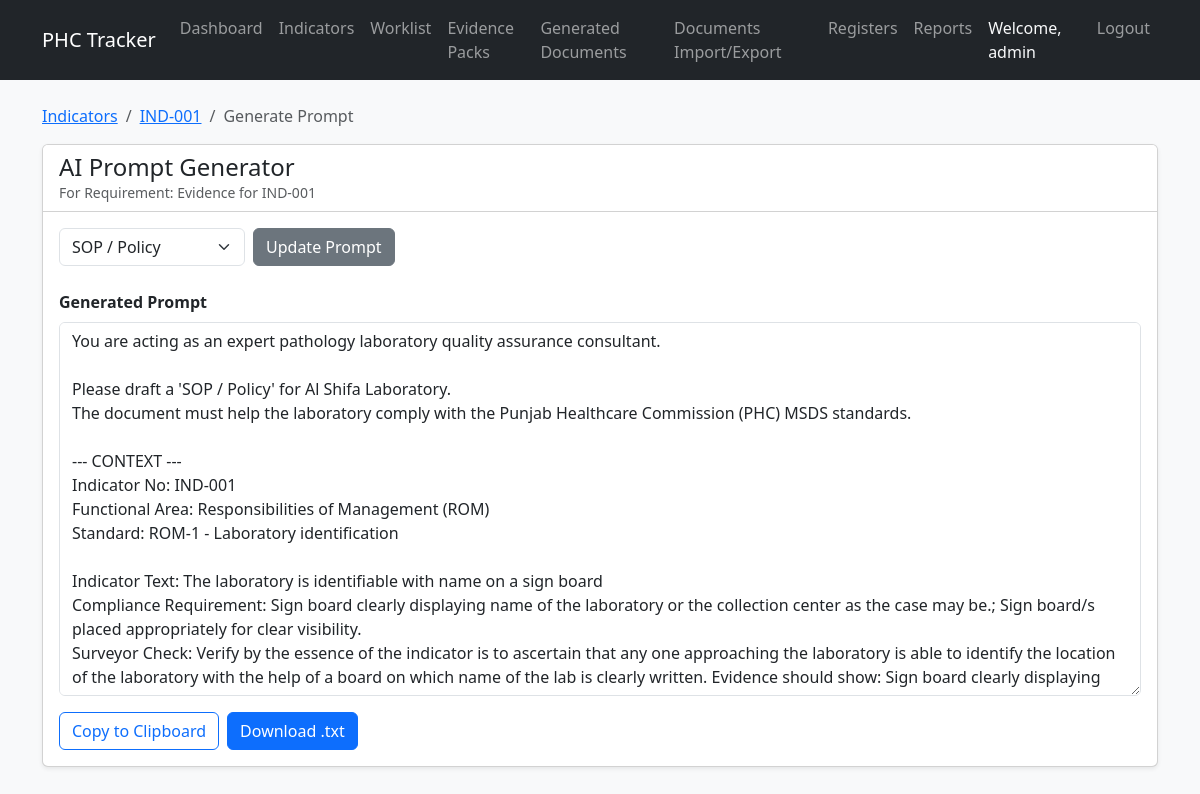
The app's page /indicators/1/prompt/1/ (signed in) with its own data.
### indicators/models.py (models this page shows, shortened)
class Indicator(models.Model):
    indicator_no = models.CharField(max_length=50, unique=True)
    functional_area_code = models.CharField(max_length=50)
    functional_area_name = models.CharField(max_length=255)
    standard_no = models.CharField(max_length=50)
    standard_code = models.CharField(max_length=50)
    standard_title = models.CharField(max_length=500)
    indicator_text = models.TextField()
    compliance_requirement = models.TextField(blank=True, null=True)
    surveyor_check = models.TextField(blank=True, null=True)
    scoring_note = models.TextField(blank=True, null=True)
    max_score = models.IntegerField(default=10)
    weightage_percent = models.IntegerField(default=100)
    partial_allowed = models.BooleanField(default=False)
    partial_score_percent = models.IntegerField(default=80)
    source_reference = models.CharField(max_length=255, blank=True, null=True)
    is_locked = models.BooleanField(default=True)
    created_at = models.DateTimeField(auto_now_add=True)
    updated_at = models.DateTimeField(auto_now=True)

### evidence/models.py (models this page shows, shortened)
class EvidenceRequirement(models.Model):
    indicator = models.ForeignKey(Indicator, on_delete=models.CASCADE, related_name='evidence_requirements')
    title = models.CharField(max_length=255)
    description = models.TextField(blank=True, null=True)
    evidence_type = models.CharField(max_length=50, choices=EvidenceType.choices, default=EvidenceType.OTHER)
    document_type = models.CharField(max_length=50, choices=DocumentType.choices, default=DocumentType.OTHER)
    ai_generation_mode = models.CharField(max_length=50, choices=AIGenerationMode.choices, default=AIGenerationMode.NO_AI_NEEDED)
    recurrence_mode = models.CharField(max_length=50, choices=RecurrenceMode.choices, default=RecurrenceMode.NONE)
    recurrence_frequency = models.CharField(max_length=100, blank=True, null=True)
    minimum_required_count = models.IntegerField(default=1)
    display_required = models.BooleanField(default=False)
    physical_verification_required = models.BooleanField(default=False)
    human_approval_required = models.BooleanField(default=False)
    upload_required = models.BooleanField(default=False)
    template_reusable = models.BooleanField(default=False)
    evidence_reuse_policy = models.CharField(max_length=100, blank=True, null=True)
    sort_order = models.IntegerField(default=0)
    active = models.BooleanField(default=True)
    created_at = models.DateTimeField(auto_now_add=True)
    updated_at = models.DateTimeField(auto_now=True)

### indicators/views.py (the view)
# urls.py: path('<int:pk>/prompt/<int:req_pk>/', views.generate_prompt_view, name='generate_prompt'),
@login_required
def generate_prompt_view(request, pk, req_pk):
    indicator = get_object_or_404(Indicator, pk=pk)
    requirement = get_object_or_404(EvidenceRequirement, pk=req_pk, indicator=indicator)
    prompt_type = request.GET.get('type', 'SOP / Policy')
    prompt_text = generate_ai_prompt(indicator, requirement, prompt_type)
    if request.GET.get('download'):
        response = HttpResponse(prompt_text, content_type='text/plain')
        response['Content-Disposition'] = f'attachment; filename="prompt_{indicator.indicator_no}_{requirement.pk}.txt"'
        return response
    context = {
        'indicator': indicator,
        'requirement': requirement,
        'prompt_text': prompt_text,
        'prompt_type': prompt_type
    }
    return render(request, 'indicators/prompt.html', context)

### indicators/templates/indicators/prompt.html (shortened to what this page needs)
{% extends 'base.html' %}
{% block content %}
<nav aria-label="breadcrumb">
    <ol class="breadcrumb">
        <li class="breadcrumb-item"><a href="{% url 'indicator_list' %}">Indicators</a></li>
        <li class="breadcrumb-item"><a href="{% url 'indicator_detail' indicator.pk %}">{{ indicator.indicator_no }}</a></li>
        <li class="breadcrumb-item active" aria-current="page">Generate Prompt</li>
    </ol>
</nav>
<div class="row">
    <div class="col-12">
        <div class="card">
            <div class="card-header bg-white">
                <h4 class="mb-0">AI Prompt Generator</h4>
                <p class="text-muted small mb-0">For Requirement: {{ requirement.title }}</p>
            </div>
            <div class="card-body">
                <form method="get" class="mb-4 d-flex gap-2">
                    <select name="type" class="form-select w-auto">
                        <option value="SOP / Policy" {% if prompt_type == 'SOP / Policy' %}selected{% endif %}>SOP / Policy</option>
                    </select>
                    <button type="submit" class="btn btn-secondary">Update Prompt</button>
                </form>
                <div class="mb-3">
                    <label class="form-label fw-bold">Generated Prompt</label>
                    <textarea class="form-control" rows="15" readonly id="promptArea">{{ prompt_text }}</textarea>
                </div>
                <div class="d-flex gap-2">
                    <button class="btn btn-outline-primary" onclick="copyPrompt()">Copy to Clipboard</button>
                    <a href="?type={{ prompt_type|urlencode }}&download=1" class="btn btn-primary">Download .txt</a>
                </div>
            </div>
        </div>
    </div>
</div>
{% endblock %}

### templates/base.html (shortened to what this page needs)
<!DOCTYPE html>
<html lang="en">
<head>
    <link href="https://cdn.jsdelivr.net/npm/bootstrap@5.3.0/dist/css/bootstrap.min.css" rel="stylesheet">
    <link href="{% load static %}{% static 'css/style.css' %}" rel="stylesheet">
</head>
<body>
    <nav class="navbar navbar-expand-lg navbar-dark bg-dark">
        <div class="container">
            <a class="navbar-brand" href="/">PHC Tracker</a>
            <div class="collapse navbar-collapse" id="navbarNav">
                <ul class="navbar-nav me-auto">
                    <li class="nav-item">
                        <a class="nav-link" href="/">Dashboard</a>
                    </li>
                    <li class="nav-item">
                        <a class="nav-link" href="/indicators/">Indicators</a>
                    </li>
                    <li class="nav-item">
                        <a class="nav-link" href="{% url 'evidence_worklist' %}">Worklist</a>
                    </li>
                    <li class="nav-item">
                        <a class="nav-link" href="{% url 'batch_list' %}">Evidence Packs</a>
                    </li>
                    <li class="nav-item">
                        <a class="nav-link" href="{% url 'generated_document_list' %}">Generated Documents</a>
                    </li>
                    <li class="nav-item">
                        <a class="nav-link" href="{% url 'document_transfer_center' %}">Documents Import/Export</a>
                    </li>
                    <li class="nav-item">
                        <a class="nav-link" href="/registers/">Registers</a>
                    </li>
                    <li class="nav-item">
                        <a class="nav-link" href="/reports/">Reports</a>
                    </li>
                </ul>
                <ul class="navbar-nav">
                    {% if user.is_authenticated %}
                        <li class="nav-item">
                            <span class="nav-link text-light">Welcome, {{ user.username }}</span>
                        </li>
                        <li class="nav-item">
                            <form method="post" action="{% url 'logout' %}">
                                <button type="submit" class="btn btn-link nav-link">Logout</button>
                            </form>
                        </li>
                    {% else %}
                        <li class="nav-item">
                            <a class="nav-link" href="{% url 'login' %}">Login</a>
                        </li>
                    {% endif %}
                </ul>
            </div>
        </div>
    </nav>
    <div class="container mt-4">
        {% block content %}{% endblock %}
    </div>
</body>
</html>

### static/css/style.css (style rules this page uses)
body { background-color: #f8f9fa; }
.card { box-shadow: 0 0.125rem 0.25rem rgba(0, 0, 0, 0.075); }

### records on screen
Indicator: indicator_no "IND-001"
EvidenceRequirement: title "Evidence for IND-001"

### other values on screen
{{ user.username }} "admin"
